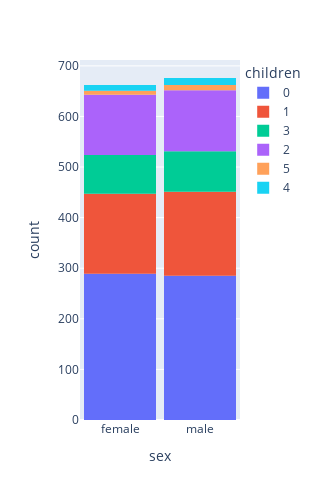

Write notebook code for a chart like this one.
### Code cell
fig = px.histogram(df, x = "sex", color = "children",height = 500 , width = 300)
fig.update_layout(bargap = 0.1)
fig.show()

### Figure 1 — Plotly figure (JSON) as saved in the notebook; plotly's stock layout.template omitted (floating-point values rounded to 4 significant figures; data arrays with more than 128 entries replaced by an {"elided": "..."} marker saying what was removed)
{"data": [{"bingroup": "x", "hovertemplate": "children=0<br>sex=%{x}<br>count=%{y}<extra></extra>", "legendgroup": "0", "marker": {"color": "#636efa", "pattern": {"shape": ""}}, "name": "0", "orientation": "v", "showlegend": true, "type": "histogram", "x": {"elided": "574 str values"}, "xaxis": "x", "yaxis": "y"}, {"bingroup": "x", "hovertemplate": "children=1<br>sex=%{x}<br>count=%{y}<extra></extra>", "legendgroup": "1", "marker": {"color": "#EF553B", "pattern": {"shape": ""}}, "name": "1", "orientation": "v", "showlegend": true, "type": "histogram", "x": {"elided": "324 str values"}, "xaxis": "x", "yaxis": "y"}, {"bingroup": "x", "hovertemplate": "children=3<br>sex=%{x}<br>count=%{y}<extra></extra>", "legendgroup": "3", "marker": {"color": "#00cc96", "pattern": {"shape": ""}}, "name": "3", "orientation": "v", "showlegend": true, "type": "histogram", "x": {"elided": "157 str values"}, "xaxis": "x", "yaxis": "y"}, {"bingroup": "x", "hovertemplate": "children=2<br>sex=%{x}<br>count=%{y}<extra></extra>", "legendgroup": "2", "marker": {"color": "#ab63fa", "pattern": {"shape": ""}}, "name": "2", "orientation": "v", "showlegend": true, "type": "histogram", "x": {"elided": "240 str values"}, "xaxis": "x", "yaxis": "y"}, {"bingroup": "x", "hovertemplate": "children=5<br>sex=%{x}<br>count=%{y}<extra></extra>", "legendgroup": "5", "marker": {"color": "#FFA15A", "pattern": {"shape": ""}}, "name": "5", "orientation": "v", "showlegend": true, "type": "histogram", "x": ["female", "male", "female", "male", "male", "female", "female", "male", "male", "male", "female", "female", "male", "female", "male", "female", "male", "male"], "xaxis": "x", "yaxis": "y"}, {"bingroup": "x", "hovertemplate": "children=4<br>sex=%{x}<br>count=%{y}<extra></extra>", "legendgroup": "4", "marker": {"color": "#19d3f3", "pattern": {"shape": ""}}, "name": "4", "orientation": "v", "showlegend": true, "type": "histogram", "x": ["male", "female", "male", "male", "male", "female", "female", "male", "male", "male", "male", "male", "female", "male", "male", "female", "female", "female", "female", "female", "female", "male", "female", "male", "male"], "xaxis": "x", "yaxis": "y"}], "layout": {"bargap": 0.1, "barmode": "relative", "height": 500, "legend": {"title": {"text": "children"}, "tracegroupgap": 0}, "margin": {"t": 60}, "width": 300, "xaxis": {"anchor": "y", "domain": [0, 1], "title": {"text": "sex"}}, "yaxis": {"anchor": "x", "domain": [0, 1], "title": {"text": "count"}}}}
